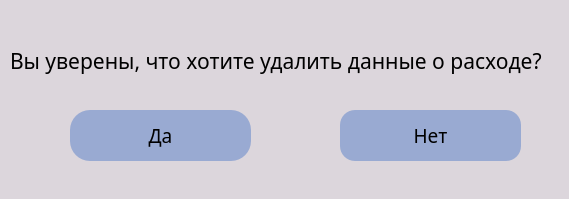
<?xml version="1.0" encoding="UTF-8"?>
<ui version="4.0">
 <class>Dialog</class>
 <widget class="QDialog" name="Dialog">
  <property name="geometry">
   <rect>
    <x>0</x>
    <y>0</y>
    <width>569</width>
    <height>199</height>
   </rect>
  </property>
  <property name="windowTitle">
   <string>Dialog</string>
  </property>
  <property name="styleSheet">
   <string notr="true">background-color: #DCD6DC;
</string>
  </property>
  <widget class="QLabel" name="label">
   <property name="geometry">
    <rect>
     <x>10</x>
     <y>40</y>
     <width>551</width>
     <height>41</height>
    </rect>
   </property>
   <property name="font">
    <font>
     <family>News Cycle</family>
     <pointsize>16</pointsize>
    </font>
   </property>
   <property name="text">
    <string>Вы уверены, что хотите удалить данные о расходе?</string>
   </property>
  </widget>
  <widget class="QPushButton" name="yesBtn">
   <property name="geometry">
    <rect>
     <x>70</x>
     <y>110</y>
     <width>181</width>
     <height>51</height>
    </rect>
   </property>
   <property name="font">
    <font>
     <family>News Cycle</family>
     <pointsize>14</pointsize>
    </font>
   </property>
   <property name="styleSheet">
    <string notr="true">QPushButton{
border-radius: 20px;
background-color: #99AAD2;
}</string>
   </property>
   <property name="text">
    <string>Да</string>
   </property>
  </widget>
  <widget class="QPushButton" name="noBtn">
   <property name="geometry">
    <rect>
     <x>340</x>
     <y>110</y>
     <width>181</width>
     <height>51</height>
    </rect>
   </property>
   <property name="font">
    <font>
     <family>News Cycle</family>
     <pointsize>14</pointsize>
    </font>
   </property>
   <property name="styleSheet">
    <string notr="true">QPushButton{
border-radius: 15px;
background-color: #99AAD2;
}</string>
   </property>
   <property name="text">
    <string>Нет</string>
   </property>
  </widget>
 </widget>
 <resources/>
 <connections/>
</ui>
